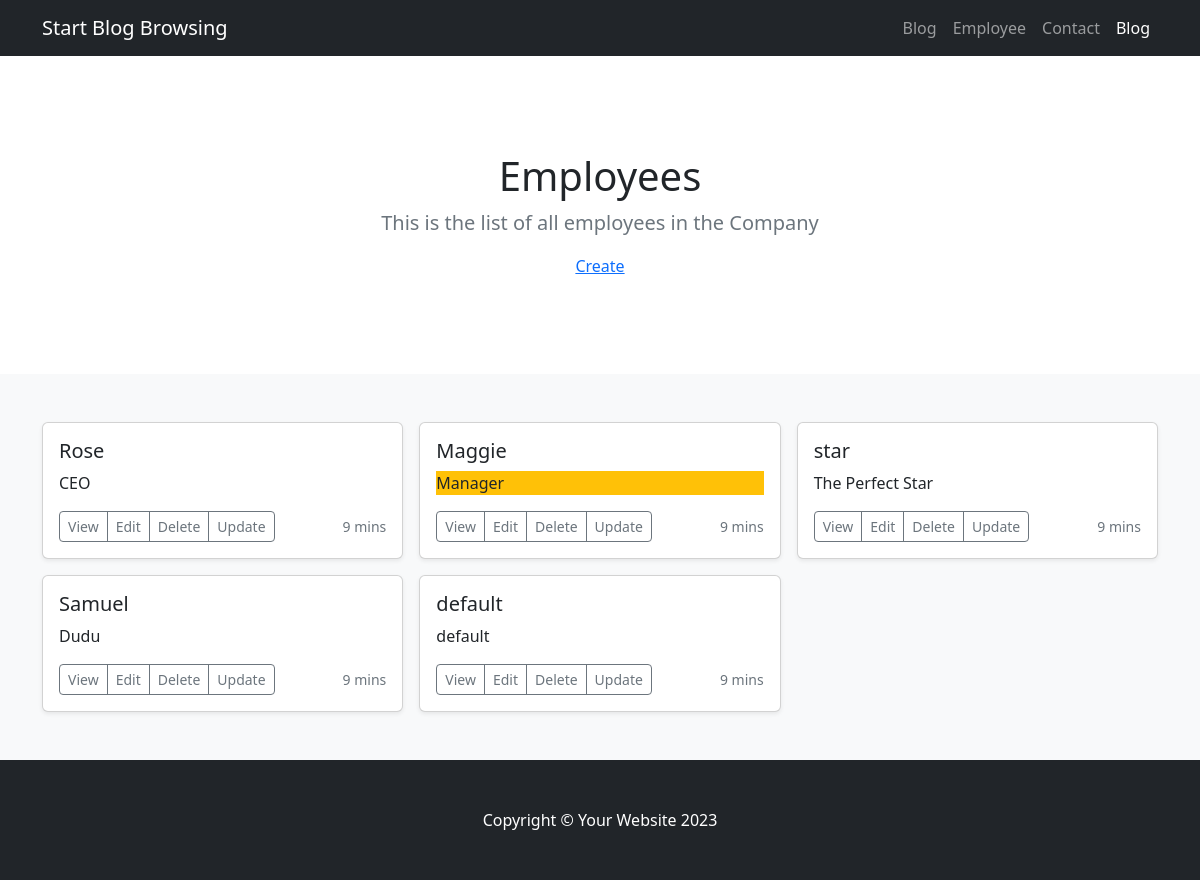
/employee/, run on the app's committed database.
### employee/models.py (models this page shows, shortened)
class Employee(models.Model): # Automatically create id
    name = models.CharField(max_length=255)
    title = models.CharField(max_length=255)

### employee/views.py (the view)
# urls.py: path('employee/',views.index,name = 'employee'),
def index(request):
    myEmployees = Employee.objects.all().values()
    template = loader.get_template('employee/index.html')
    context = {
        'myEmployees':myEmployees
    }
    return HttpResponse(template.render(context,request))

### employee/templates/employee/index.html (shortened to what this page needs)
{% extends 'main.html' %}
{% block content %}
    <main>
      <section class="py-5 text-center container">
        <div class="row py-lg-5">
          <div class="col-lg-6 col-md-8 mx-auto">
            <h1 class="fw-light">Employees</h1>
            <p class="lead text-muted">
              This is the list of all employees in the Company
            </p>
          </div>
          <a href="{% url 'create' %}">
            Create
          </a>
        </div>
      </section>
      <div class="album py-5 bg-light">
        <div class="container">
          <div class="row row-cols-1 row-cols-sm-2 row-cols-md-3 g-3">
            {% for x in myEmployees%}
            <div class="col">
              <div class="card shadow-sm">
                <div class="card-body">
                  <h5 class="card-title">{{x.name}}</h5>
                    {% if x.title == 'Manager' %}
                  <p class="card-text bg-warning">{{x.title}}</p>
                    {%else%}
                    <p class="card-text">{{x.title}}</p>
                    {%endif%}
                  <div class="d-flex justify-content-between align-items-center">
                    <div class="btn-group">
                      <button type="button" class="btn btn-sm btn-outline-secondary">
                        View
                      </button>
                      <button type="button" class="btn btn-sm btn-outline-secondary">
                        Edit
                      </button>
                    <a href="{% url 'delete' id=x.id %}", type="button" class="btn btn-sm btn-outline-secondary">
                      Delete
                    </a>
                    <a href="{% url 'update' id=x.id %}", type="button" class="btn btn-sm btn-outline-secondary">
                      Update
                    </a>
                    </div>
                    <small class="text-muted">9 mins</small>
                  </div>
                </div>
              </div>
            </div>
            {% endfor %}
            </div>
          </div>
        </div>
    </main>
{% endblock %}

### data on the page
Employee: name "Rose", title "CEO"
Employee: name "Maggie", title "Manager"
Employee: name "star", title "The Perfect Star"
Employee: name "Samuel", title "Dudu"
Employee: name "default", title "default"
